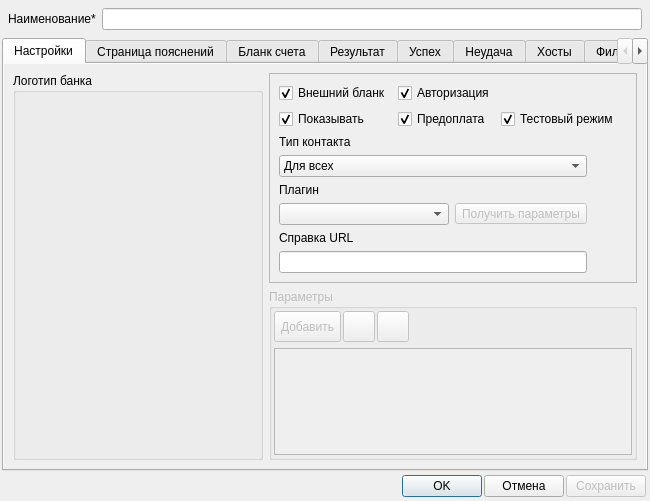
<?xml version="1.0" encoding="UTF-8"?>
<ui version="4.0">
 <class>FormPaySystemCard</class>
 <widget class="QDialog" name="FormPaySystemCard">
  <property name="windowModality">
   <enum>Qt::WindowModal</enum>
  </property>
  <property name="geometry">
   <rect>
    <x>0</x>
    <y>0</y>
    <width>650</width>
    <height>501</height>
   </rect>
  </property>
  <property name="windowTitle">
   <string>Dialog</string>
  </property>
  <layout class="QVBoxLayout" name="verticalLayout">
   <property name="spacing">
    <number>2</number>
   </property>
   <property name="leftMargin">
    <number>2</number>
   </property>
   <property name="topMargin">
    <number>2</number>
   </property>
   <property name="rightMargin">
    <number>2</number>
   </property>
   <property name="bottomMargin">
    <number>2</number>
   </property>
   <item>
    <layout class="QHBoxLayout" name="horizontalLayout_2">
     <property name="leftMargin">
      <number>6</number>
     </property>
     <property name="topMargin">
      <number>6</number>
     </property>
     <property name="rightMargin">
      <number>6</number>
     </property>
     <property name="bottomMargin">
      <number>6</number>
     </property>
     <item>
      <widget class="QLabel" name="label">
       <property name="text">
        <string>Наименование* </string>
       </property>
      </widget>
     </item>
     <item>
      <widget class="QLineEdit" name="lineEditName"/>
     </item>
    </layout>
   </item>
   <item>
    <widget class="QTabWidget" name="tabWidget">
     <property name="autoFillBackground">
      <bool>true</bool>
     </property>
     <property name="currentIndex">
      <number>0</number>
     </property>
     <widget class="QWidget" name="tabMain">
      <property name="autoFillBackground">
       <bool>true</bool>
      </property>
      <attribute name="title">
       <string>Настройки</string>
      </attribute>
      <layout class="QHBoxLayout" name="horizontalLayout_3">
       <item>
        <widget class="QGroupBox" name="groupBoxImageBlank">
         <property name="sizePolicy">
          <sizepolicy hsizetype="Fixed" vsizetype="Preferred">
           <horstretch>0</horstretch>
           <verstretch>0</verstretch>
          </sizepolicy>
         </property>
         <property name="minimumSize">
          <size>
           <width>250</width>
           <height>0</height>
          </size>
         </property>
         <property name="maximumSize">
          <size>
           <width>250</width>
           <height>16777215</height>
          </size>
         </property>
         <property name="title">
          <string>Логотип банка</string>
         </property>
         <layout class="QVBoxLayout" name="verticalLayout_2">
          <property name="spacing">
           <number>2</number>
          </property>
          <property name="leftMargin">
           <number>2</number>
          </property>
          <property name="topMargin">
           <number>2</number>
          </property>
          <property name="rightMargin">
           <number>2</number>
          </property>
          <property name="bottomMargin">
           <number>4</number>
          </property>
          <item>
           <widget class="FrameImage" name="widgetLogoImage" native="true"/>
          </item>
         </layout>
        </widget>
       </item>
       <item>
        <layout class="QVBoxLayout" name="verticalLayout_3">
         <item>
          <widget class="QFrame" name="frame">
           <property name="sizePolicy">
            <sizepolicy hsizetype="Expanding" vsizetype="Preferred">
             <horstretch>0</horstretch>
             <verstretch>0</verstretch>
            </sizepolicy>
           </property>
           <property name="frameShape">
            <enum>QFrame::StyledPanel</enum>
           </property>
           <property name="frameShadow">
            <enum>QFrame::Raised</enum>
           </property>
           <layout class="QVBoxLayout" name="verticalLayout_5">
            <item>
             <layout class="QHBoxLayout" name="horizontalLayout_5">
              <item>
               <layout class="QGridLayout" name="gridLayout">
                <item row="0" column="0">
                 <widget class="QCheckBox" name="checkBoxOuterBlank">
                  <property name="text">
                   <string>Внешний бланк</string>
                  </property>
                  <property name="checked">
                   <bool>true</bool>
                  </property>
                 </widget>
                </item>
                <item row="0" column="1">
                 <widget class="QCheckBox" name="checkIsAuthorize">
                  <property name="text">
                   <string>Авторизация</string>
                  </property>
                  <property name="checked">
                   <bool>true</bool>
                  </property>
                 </widget>
                </item>
                <item row="0" column="2">
                 <spacer name="horizontalSpacer_3">
                  <property name="orientation">
                   <enum>Qt::Horizontal</enum>
                  </property>
                  <property name="sizeHint" stdset="0">
                   <size>
                    <width>40</width>
                    <height>20</height>
                   </size>
                  </property>
                 </spacer>
                </item>
                <item row="1" column="0">
                 <widget class="QCheckBox" name="checkBoxIsActive">
                  <property name="text">
                   <string>Показывать</string>
                  </property>
                  <property name="checked">
                   <bool>true</bool>
                  </property>
                 </widget>
                </item>
                <item row="1" column="1">
                 <widget class="QCheckBox" name="checkBoxIsAdvance">
                  <property name="text">
                   <string>Предоплата</string>
                  </property>
                  <property name="checked">
                   <bool>true</bool>
                  </property>
                 </widget>
                </item>
                <item row="1" column="2">
                 <widget class="QCheckBox" name="checkBoxIsTestMode">
                  <property name="text">
                   <string>Тестовый режим</string>
                  </property>
                  <property name="checked">
                   <bool>true</bool>
                  </property>
                 </widget>
                </item>
               </layout>
              </item>
              <item>
               <spacer name="horizontalSpacer_5">
                <property name="orientation">
                 <enum>Qt::Horizontal</enum>
                </property>
                <property name="sizeHint" stdset="0">
                 <size>
                  <width>40</width>
                  <height>20</height>
                 </size>
                </property>
               </spacer>
              </item>
             </layout>
            </item>
            <item>
             <layout class="QHBoxLayout" name="horizontalLayout_8">
              <item>
               <layout class="QVBoxLayout" name="verticalLayout_4">
                <item>
                 <widget class="QLabel" name="label_4">
                  <property name="text">
                   <string>Тип контакта</string>
                  </property>
                 </widget>
                </item>
                <item>
                 <widget class="QComboBox" name="comboBoxCustomerType">
                  <item>
                   <property name="text">
                    <string>Для всех</string>
                   </property>
                  </item>
                  <item>
                   <property name="text">
                    <string>Для физических лиц</string>
                   </property>
                  </item>
                  <item>
                   <property name="text">
                    <string>Для юридических лиц (компании)</string>
                   </property>
                  </item>
                 </widget>
                </item>
                <item>
                 <widget class="QLabel" name="label_2">
                  <property name="text">
                   <string>Плагин</string>
                  </property>
                 </widget>
                </item>
                <item>
                 <layout class="QHBoxLayout" name="horizontalLayout_6">
                  <item>
                   <widget class="QComboBox" name="comboBoxPlugins">
                    <property name="sizePolicy">
                     <sizepolicy hsizetype="Expanding" vsizetype="Fixed">
                      <horstretch>0</horstretch>
                      <verstretch>0</verstretch>
                     </sizepolicy>
                    </property>
                    <property name="minimumSize">
                     <size>
                      <width>0</width>
                      <height>0</height>
                     </size>
                    </property>
                   </widget>
                  </item>
                  <item>
                   <widget class="QToolButton" name="toolButtonLoadParameters">
                    <property name="enabled">
                     <bool>false</bool>
                    </property>
                    <property name="sizePolicy">
                     <sizepolicy hsizetype="Preferred" vsizetype="Fixed">
                      <horstretch>0</horstretch>
                      <verstretch>0</verstretch>
                     </sizepolicy>
                    </property>
                    <property name="text">
                     <string>Получить параметры</string>
                    </property>
                   </widget>
                  </item>
                 </layout>
                </item>
                <item>
                 <widget class="QLabel" name="label_3">
                  <property name="text">
                   <string>Справка URL</string>
                  </property>
                 </widget>
                </item>
                <item>
                 <widget class="QLineEdit" name="lineEditHelpURL"/>
                </item>
               </layout>
              </item>
              <item>
               <spacer name="horizontalSpacer_4">
                <property name="orientation">
                 <enum>Qt::Horizontal</enum>
                </property>
                <property name="sizeType">
                 <enum>QSizePolicy::Preferred</enum>
                </property>
                <property name="sizeHint" stdset="0">
                 <size>
                  <width>40</width>
                  <height>20</height>
                 </size>
                </property>
               </spacer>
              </item>
             </layout>
            </item>
           </layout>
          </widget>
         </item>
         <item>
          <widget class="QGroupBox" name="groupBoxParams">
           <property name="enabled">
            <bool>false</bool>
           </property>
           <property name="title">
            <string>Параметры</string>
           </property>
           <layout class="QVBoxLayout" name="verticalLayout_6">
            <property name="leftMargin">
             <number>2</number>
            </property>
            <property name="topMargin">
             <number>2</number>
            </property>
            <property name="rightMargin">
             <number>2</number>
            </property>
            <property name="bottomMargin">
             <number>2</number>
            </property>
            <item>
             <layout class="QHBoxLayout" name="horizontalLayout_7">
              <property name="spacing">
               <number>2</number>
              </property>
              <item>
               <widget class="QToolButton" name="toolButtonAddParam">
                <property name="sizePolicy">
                 <sizepolicy hsizetype="Preferred" vsizetype="Preferred">
                  <horstretch>0</horstretch>
                  <verstretch>0</verstretch>
                 </sizepolicy>
                </property>
                <property name="toolTip">
                 <string>Добавить параметр</string>
                </property>
                <property name="text">
                 <string>Добавить</string>
                </property>
                <property name="icon">
                 <iconset resource="../../res.qrc">
                  <normaloff>:/32/icons/32x32/add.png</normaloff>:/32/icons/32x32/add.png</iconset>
                </property>
                <property name="iconSize">
                 <size>
                  <width>24</width>
                  <height>24</height>
                 </size>
                </property>
                <property name="toolButtonStyle">
                 <enum>Qt::ToolButtonTextBesideIcon</enum>
                </property>
               </widget>
              </item>
              <item>
               <widget class="QToolButton" name="toolButtonEditParam">
                <property name="enabled">
                 <bool>false</bool>
                </property>
                <property name="sizePolicy">
                 <sizepolicy hsizetype="Preferred" vsizetype="Preferred">
                  <horstretch>0</horstretch>
                  <verstretch>0</verstretch>
                 </sizepolicy>
                </property>
                <property name="toolTip">
                 <string>Редактировать параметр</string>
                </property>
                <property name="icon">
                 <iconset resource="../../res.qrc">
                  <normaloff>:/32/icons/32x32/edit.png</normaloff>:/32/icons/32x32/edit.png</iconset>
                </property>
                <property name="iconSize">
                 <size>
                  <width>24</width>
                  <height>24</height>
                 </size>
                </property>
               </widget>
              </item>
              <item>
               <widget class="QToolButton" name="toolButtonDelParam">
                <property name="enabled">
                 <bool>false</bool>
                </property>
                <property name="sizePolicy">
                 <sizepolicy hsizetype="Preferred" vsizetype="Preferred">
                  <horstretch>0</horstretch>
                  <verstretch>0</verstretch>
                 </sizepolicy>
                </property>
                <property name="toolTip">
                 <string>Удалить параметр</string>
                </property>
                <property name="icon">
                 <iconset resource="../../res.qrc">
                  <normaloff>:/32/icons/32x32/delete.png</normaloff>:/32/icons/32x32/delete.png</iconset>
                </property>
                <property name="iconSize">
                 <size>
                  <width>24</width>
                  <height>24</height>
                 </size>
                </property>
               </widget>
              </item>
              <item>
               <spacer name="horizontalSpacer_6">
                <property name="orientation">
                 <enum>Qt::Horizontal</enum>
                </property>
                <property name="sizeHint" stdset="0">
                 <size>
                  <width>40</width>
                  <height>20</height>
                 </size>
                </property>
               </spacer>
              </item>
             </layout>
            </item>
            <item>
             <widget class="QTreeView" name="treeViewPayReqs">
              <property name="alternatingRowColors">
               <bool>true</bool>
              </property>
              <property name="rootIsDecorated">
               <bool>false</bool>
              </property>
             </widget>
            </item>
           </layout>
          </widget>
         </item>
        </layout>
       </item>
      </layout>
     </widget>
     <widget class="QWidget" name="tabInfoPage">
      <property name="autoFillBackground">
       <bool>true</bool>
      </property>
      <attribute name="title">
       <string>Страница пояснений</string>
      </attribute>
     </widget>
     <widget class="QWidget" name="tabBlankAccount">
      <property name="autoFillBackground">
       <bool>true</bool>
      </property>
      <attribute name="title">
       <string>Бланк счета</string>
      </attribute>
     </widget>
     <widget class="QWidget" name="tabResult">
      <property name="autoFillBackground">
       <bool>true</bool>
      </property>
      <attribute name="title">
       <string>Результат</string>
      </attribute>
     </widget>
     <widget class="QWidget" name="tabSuccess">
      <property name="autoFillBackground">
       <bool>true</bool>
      </property>
      <attribute name="title">
       <string>Успех</string>
      </attribute>
     </widget>
     <widget class="QWidget" name="tabFail">
      <property name="autoFillBackground">
       <bool>true</bool>
      </property>
      <attribute name="title">
       <string>Неудача</string>
      </attribute>
     </widget>
     <widget class="QWidget" name="tabHosts">
      <property name="autoFillBackground">
       <bool>true</bool>
      </property>
      <attribute name="title">
       <string>Хосты</string>
      </attribute>
      <layout class="QVBoxLayout" name="verticalLayout_7">
       <property name="spacing">
        <number>2</number>
       </property>
       <property name="leftMargin">
        <number>2</number>
       </property>
       <property name="topMargin">
        <number>2</number>
       </property>
       <property name="rightMargin">
        <number>2</number>
       </property>
       <property name="bottomMargin">
        <number>2</number>
       </property>
       <item>
        <layout class="QHBoxLayout" name="horizontalLayout_9">
         <property name="spacing">
          <number>2</number>
         </property>
         <item>
          <widget class="QToolButton" name="toolButtonAddHost">
           <property name="sizePolicy">
            <sizepolicy hsizetype="Preferred" vsizetype="Preferred">
             <horstretch>0</horstretch>
             <verstretch>0</verstretch>
            </sizepolicy>
           </property>
           <property name="toolTip">
            <string>Добавить параметр</string>
           </property>
           <property name="text">
            <string>Добавить</string>
           </property>
           <property name="icon">
            <iconset resource="../../res.qrc">
             <normaloff>:/32/icons/32x32/add.png</normaloff>:/32/icons/32x32/add.png</iconset>
           </property>
           <property name="iconSize">
            <size>
             <width>24</width>
             <height>24</height>
            </size>
           </property>
           <property name="toolButtonStyle">
            <enum>Qt::ToolButtonTextBesideIcon</enum>
           </property>
          </widget>
         </item>
         <item>
          <widget class="QToolButton" name="toolButtonDelHost">
           <property name="enabled">
            <bool>false</bool>
           </property>
           <property name="sizePolicy">
            <sizepolicy hsizetype="Preferred" vsizetype="Preferred">
             <horstretch>0</horstretch>
             <verstretch>0</verstretch>
            </sizepolicy>
           </property>
           <property name="toolTip">
            <string>Удалить параметр</string>
           </property>
           <property name="icon">
            <iconset resource="../../res.qrc">
             <normaloff>:/32/icons/32x32/delete.png</normaloff>:/32/icons/32x32/delete.png</iconset>
           </property>
           <property name="iconSize">
            <size>
             <width>24</width>
             <height>24</height>
            </size>
           </property>
          </widget>
         </item>
         <item>
          <spacer name="horizontalSpacer_7">
           <property name="orientation">
            <enum>Qt::Horizontal</enum>
           </property>
           <property name="sizeHint" stdset="0">
            <size>
             <width>40</width>
             <height>20</height>
            </size>
           </property>
          </spacer>
         </item>
        </layout>
       </item>
       <item>
        <widget class="QListView" name="listViewHosts"/>
       </item>
      </layout>
     </widget>
     <widget class="QWidget" name="tabFilters">
      <property name="autoFillBackground">
       <bool>true</bool>
      </property>
      <attribute name="title">
       <string>Фильтры</string>
      </attribute>
      <layout class="QVBoxLayout" name="verticalLayout_8">
       <property name="spacing">
        <number>2</number>
       </property>
       <property name="leftMargin">
        <number>2</number>
       </property>
       <property name="topMargin">
        <number>2</number>
       </property>
       <property name="rightMargin">
        <number>2</number>
       </property>
       <property name="bottomMargin">
        <number>2</number>
       </property>
       <item>
        <layout class="QHBoxLayout" name="horizontalLayout_10">
         <property name="spacing">
          <number>2</number>
         </property>
         <item>
          <widget class="QToolButton" name="toolButtonAddFilter">
           <property name="sizePolicy">
            <sizepolicy hsizetype="Preferred" vsizetype="Preferred">
             <horstretch>0</horstretch>
             <verstretch>0</verstretch>
            </sizepolicy>
           </property>
           <property name="toolTip">
            <string>Добавить параметр</string>
           </property>
           <property name="text">
            <string>Добавить</string>
           </property>
           <property name="icon">
            <iconset resource="../../res.qrc">
             <normaloff>:/32/icons/32x32/add.png</normaloff>:/32/icons/32x32/add.png</iconset>
           </property>
           <property name="iconSize">
            <size>
             <width>24</width>
             <height>24</height>
            </size>
           </property>
           <property name="toolButtonStyle">
            <enum>Qt::ToolButtonTextBesideIcon</enum>
           </property>
          </widget>
         </item>
         <item>
          <widget class="QToolButton" name="toolButtonDelFilter">
           <property name="enabled">
            <bool>false</bool>
           </property>
           <property name="sizePolicy">
            <sizepolicy hsizetype="Preferred" vsizetype="Preferred">
             <horstretch>0</horstretch>
             <verstretch>0</verstretch>
            </sizepolicy>
           </property>
           <property name="toolTip">
            <string>Удалить параметр</string>
           </property>
           <property name="icon">
            <iconset resource="../../res.qrc">
             <normaloff>:/32/icons/32x32/delete.png</normaloff>:/32/icons/32x32/delete.png</iconset>
           </property>
           <property name="iconSize">
            <size>
             <width>24</width>
             <height>24</height>
            </size>
           </property>
          </widget>
         </item>
         <item>
          <spacer name="horizontalSpacer_8">
           <property name="orientation">
            <enum>Qt::Horizontal</enum>
           </property>
           <property name="sizeHint" stdset="0">
            <size>
             <width>40</width>
             <height>20</height>
            </size>
           </property>
          </spacer>
         </item>
        </layout>
       </item>
       <item>
        <widget class="QListView" name="listViewFilters"/>
       </item>
      </layout>
     </widget>
    </widget>
   </item>
   <item>
    <layout class="QHBoxLayout" name="horizontalLayout">
     <property name="leftMargin">
      <number>2</number>
     </property>
     <property name="topMargin">
      <number>2</number>
     </property>
     <property name="rightMargin">
      <number>2</number>
     </property>
     <property name="bottomMargin">
      <number>2</number>
     </property>
     <item>
      <spacer name="horizontalSpacer">
       <property name="orientation">
        <enum>Qt::Horizontal</enum>
       </property>
       <property name="sizeHint" stdset="0">
        <size>
         <width>40</width>
         <height>20</height>
        </size>
       </property>
      </spacer>
     </item>
     <item>
      <widget class="QPushButton" name="pushButtonOK">
       <property name="enabled">
        <bool>true</bool>
       </property>
       <property name="sizePolicy">
        <sizepolicy hsizetype="Preferred" vsizetype="Fixed">
         <horstretch>0</horstretch>
         <verstretch>0</verstretch>
        </sizepolicy>
       </property>
       <property name="minimumSize">
        <size>
         <width>0</width>
         <height>0</height>
        </size>
       </property>
       <property name="maximumSize">
        <size>
         <width>16777215</width>
         <height>16777215</height>
        </size>
       </property>
       <property name="baseSize">
        <size>
         <width>0</width>
         <height>50</height>
        </size>
       </property>
       <property name="text">
        <string>OK</string>
       </property>
       <property name="iconSize">
        <size>
         <width>24</width>
         <height>24</height>
        </size>
       </property>
       <property name="flat">
        <bool>false</bool>
       </property>
      </widget>
     </item>
     <item>
      <widget class="QPushButton" name="pushButtonCancel">
       <property name="sizePolicy">
        <sizepolicy hsizetype="Preferred" vsizetype="Fixed">
         <horstretch>0</horstretch>
         <verstretch>0</verstretch>
        </sizepolicy>
       </property>
       <property name="minimumSize">
        <size>
         <width>0</width>
         <height>0</height>
        </size>
       </property>
       <property name="maximumSize">
        <size>
         <width>16777215</width>
         <height>16777215</height>
        </size>
       </property>
       <property name="text">
        <string>Отмена</string>
       </property>
       <property name="iconSize">
        <size>
         <width>24</width>
         <height>24</height>
        </size>
       </property>
       <property name="flat">
        <bool>false</bool>
       </property>
      </widget>
     </item>
     <item>
      <widget class="QPushButton" name="pushButtonSave">
       <property name="enabled">
        <bool>false</bool>
       </property>
       <property name="sizePolicy">
        <sizepolicy hsizetype="Preferred" vsizetype="Fixed">
         <horstretch>0</horstretch>
         <verstretch>0</verstretch>
        </sizepolicy>
       </property>
       <property name="minimumSize">
        <size>
         <width>0</width>
         <height>0</height>
        </size>
       </property>
       <property name="maximumSize">
        <size>
         <width>16777215</width>
         <height>16777215</height>
        </size>
       </property>
       <property name="baseSize">
        <size>
         <width>0</width>
         <height>50</height>
        </size>
       </property>
       <property name="text">
        <string>Сохранить</string>
       </property>
       <property name="iconSize">
        <size>
         <width>24</width>
         <height>24</height>
        </size>
       </property>
       <property name="flat">
        <bool>false</bool>
       </property>
      </widget>
     </item>
    </layout>
   </item>
  </layout>
 </widget>
 <customwidgets>
  <customwidget>
   <class>FrameImage</class>
   <extends>QWidget</extends>
   <header>frameimage.h</header>
   <container>1</container>
  </customwidget>
 </customwidgets>
 <resources>
  <include location="../../res.qrc"/>
 </resources>
 <connections/>
</ui>
